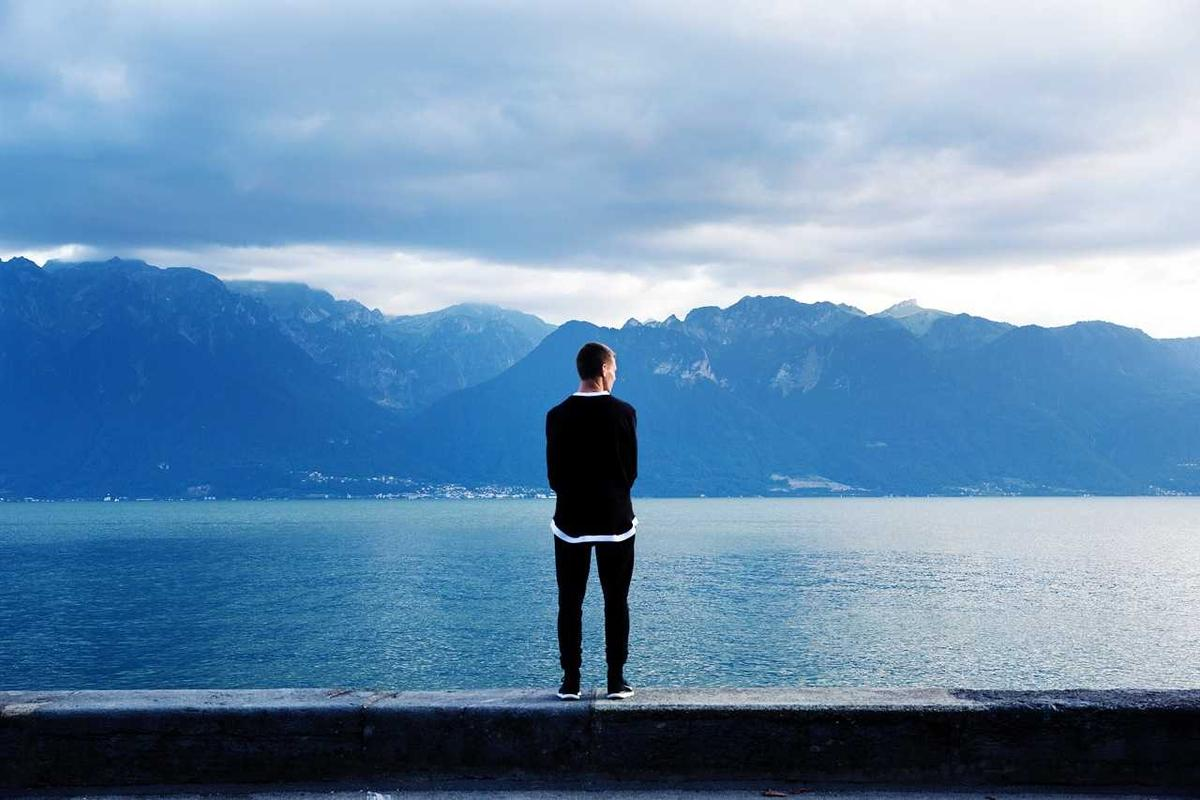
#> input picture app/src/main/assets/learn/p447.jpg, 1200 x 800 px
$ python gen_learn_layers.py ../app/src/main/assets/learn
#> lines starting #> are read from the running program, lines starting #| are printed output that depends on the picture; after the words box and inside, x2 and y2 are one past the last pixel; in counts of white or black regions, pixels touching at a corner belong together
"""
Splits two of the Learn photos into layers, so the playgrounds can blur parts of a real photo the way a lens would.

  p447 (a man on a lake wall): the man and the wall he stands on (sharp at every aperture) and a plate of the
  lake and mountains with him painted out (blurred more as the aperture opens).
  p88 (traffic from above): the cars cut out, and the road with the cars painted out. A long exposure draws the
  cars smeared along the road over the empty road, which is what a real one records.

Run once after changing the photos; the outputs are committed under app/src/main/assets/learn/.

  python3 -m venv /tmp/vfenv && /tmp/vfenv/bin/pip install numpy opencv-python-headless
  /tmp/vfenv/bin/python tools/gen_learn_layers.py app/src/main/assets/learn
"""
import sys
from pathlib import Path

import cv2
import numpy as np


def feather(mask: np.ndarray, px: int) -> np.ndarray:
    return cv2.GaussianBlur(mask.astype(np.float32), (0, 0), px) if px else mask.astype(np.float32)


def rgba(img: np.ndarray, alpha: np.ndarray) -> np.ndarray:
    out = cv2.cvtColor(img, cv2.COLOR_BGR2BGRA)
    out[..., 3] = np.clip(alpha * 255, 0, 255).astype(np.uint8)
    return out


def lake(root: Path) -> None:
    img = cv2.imread(str(root / "p447.jpg"))
#> img is the input picture: shape (800, 1200, 3); mean B, G, R 175.4, 142.9, 107.6
    h, w = img.shape[:2]
#> h = 800; w = 1200
    # GrabCut from a box around the man (read off a gridded copy of the photo).
    rect = (int(0.445 * w), int(0.415 * h), int(0.10 * w), int(0.465 * h))
#> rect = (534, 332, 120, 372)
    mask = np.zeros((h, w), np.uint8)
    bgd, fgd = np.zeros((1, 65), np.float64), np.zeros((1, 65), np.float64)
    cv2.grabCut(img, mask, rect, bgd, fgd, 8, cv2.GC_INIT_WITH_RECT)
    man = np.isin(mask, (cv2.GC_FGD, cv2.GC_PR_FGD)).astype(np.uint8)
    # GrabCut loses his legs against the dark water; his clothes are near-black, so add the dark pixels in the box.
    x, y, bw, bh = rect
#> x = 534; y = 332; bw = 120; bh = 372
    box = np.zeros((h, w), np.uint8)
    box[y:y + bh, x:x + bw] = 1
    luma = cv2.cvtColor(img, cv2.COLOR_BGR2GRAY)
    man = ((man > 0) | ((luma < 55) & (box > 0))).astype(np.uint8)
#> man: shape (800, 1200); values 0 (black) and 1 (white), 2.7% white; 9 white regions (6 under 20 px), largest, box (x1, y1, x2, y2) and area: (546, 343, 637, 538) 13303, (534, 534, 654, 704) 12750, (537, 494, 547, 498) 22
    # Join the torso to the legs across the white hem, then drop stray specks of dark water.
    man = cv2.morphologyEx(man, cv2.MORPH_CLOSE, np.ones((15, 7), np.uint8))
#> man: shape (800, 1200); values 0 (black) and 1 (white), 2.8% white; 2 white regions (1 under 20 px), largest, box (x1, y1, x2, y2) and area: (534, 343, 654, 704) 27167
    n, labels, stats, _ = cv2.connectedComponentsWithStats(man)
#> labels: shape (800, 1200) int32; 3 distinct labels, from 0 to 2
#> n = 3; stats = [[0, 0, 1200, 800, 932830], [534, 343, 120, 361, 27167], [650, 574, 3, 1, 3]]
    man = np.isin(labels, [i for i in range(1, n) if stats[i, cv2.CC_STAT_AREA] > 400]).astype(np.uint8)
#> man: shape (800, 1200); values 0 (black) and 1 (white), 2.8% white; 1 white region, box (x1, y1, x2, y2) and area: (534, 343, 654, 704) 27167
    # The wall runs across the frame at his distance, so it stays sharp with him.
    wall_top = int(0.862 * h)
#> wall_top = 689
    wall = np.zeros((h, w), np.float32)
    wall[wall_top:, :] = 1
    subject = np.maximum(feather(man, 1.2), feather(wall, 2))
#> wall: shape (800, 1200) float32; values 0 (black) and 1 (white), 13.9% white; 1 white region, box (x1, y1, x2, y2) and area: (0, 689, 1200, 800) 133200
    cv2.imwrite(str(root / "p447_subject.png"), rgba(img, subject), [cv2.IMWRITE_PNG_COMPRESSION, 9])
    hole = cv2.dilate(man, np.ones((15, 15), np.uint8))
#> hole: shape (800, 1200); values 0 (black) and 1 (white), 3.6% white; 1 white region, box (x1, y1, x2, y2) and area: (527, 336, 661, 711) 34885
    plate = cv2.inpaint(img, hole, 9, cv2.INPAINT_TELEA)
    cv2.imwrite(str(root / "p447_plate.jpg"), plate, [cv2.IMWRITE_JPEG_QUALITY, 88])
    cv2.imwrite("/tmp/p447_mask.png", (subject * 255).astype(np.uint8))


# Every car (and motorbike) with its shadow, in pixels of the 1200×800 photo, read off a gridded copy.
CARS = [
    (340, 5, 365, 58), (365, 0, 415, 62), (432, 25, 477, 95), (437, 0, 480, 20), (358, 85, 408, 148),
    (418, 135, 468, 205), (333, 210, 388, 280), (318, 272, 370, 365), (406, 288, 456, 362), (676, 90, 724, 147),
    (740, 60, 805, 145), (598, 126, 712, 268), (694, 290, 752, 362), (803, 2, 826, 32), (745, 382, 812, 462),
    (386, 408, 440, 520), (272, 466, 348, 572), (375, 518, 442, 627), (703, 486, 772, 587), (648, 628, 728, 737),
    (898, 632, 1002, 742), (198, 668, 298, 800), (326, 652, 412, 782),
]


def traffic(root: Path) -> None:
    img = cv2.imread(str(root / "p88.jpg"))
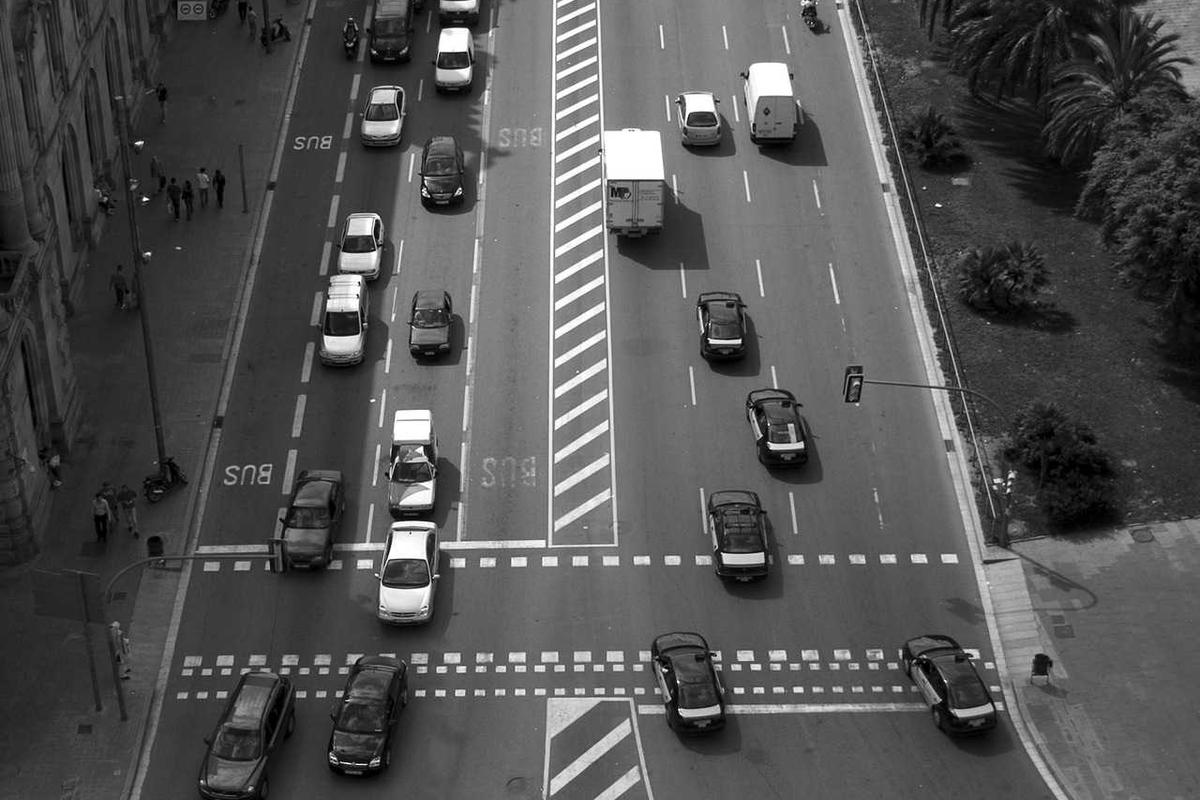
#> input picture app/src/main/assets/learn/p88.jpg, 1200 x 800 px
#> img is the input picture: shape (800, 1200, 3); min 0, max 255, mean 82.5
    h, w = img.shape[:2]
#> h = 800; w = 1200
    # Seen from above a car is a rounded box; the asphalt caught in its corners smears into asphalt, unseen.
    # The sun is high on the upper left, so each box reaches a little right and down to take the shadow too.
    keep = np.zeros((h, w), np.uint8)
    for x0, y0, x1, y1 in CARS:
        x1, y1, r = min(x1 + 16, w - 1), min(y1 + 28, h - 1), 8
        cv2.rectangle(keep, (x0 + r, y0), (x1 - r, y1), 1, -1)
        cv2.rectangle(keep, (x0, y0 + r), (x1, y1 - r), 1, -1)
        for cx, cy in ((x0 + r, y0 + r), (x1 - r, y0 + r), (x0 + r, y1 - r), (x1 - r, y1 - r)):
            cv2.circle(keep, (cx, cy), r, 1, -1)
#> keep: shape (800, 1200); values 0 (black) and 1 (white), 21.2% white; 9 white regions, largest, box (x1, y1, x2, y2) and area: (598, 2, 843, 616) 63740, (326, 408, 459, 800) 34246, (340, 0, 497, 234) 27640
    keep = cv2.dilate(keep, np.ones((3, 3), np.uint8))
    cv2.imwrite(str(root / "p88_cars.png"), rgba(img, feather(keep, 1.5)), [cv2.IMWRITE_PNG_COMPRESSION, 9])
#> keep: shape (800, 1200); values 0 (black) and 1 (white), 21.9% white; 8 white regions, largest, box (x1, y1, x2, y2) and area: (597, 1, 844, 617) 65787, (325, 407, 460, 800) 35217, (339, 0, 498, 235) 28598
    # The empty road: each car's box is filled with the stretch of road just above or below it in the same
    # lane (lanes run straight down the frame), Poisson-blended so its tone meets the asphalt around it.
    # In the busy lanes there is no clean road next to a car, so the boxes are filled in passes, each pass
    # free to copy from road a previous pass has already cleared.
    plate = img.copy()
    boxes = [(max(x0 - 6, 0), max(y0 - 6, 0), min(x1 + 22, w - 1), min(y1 + 34, h - 1)) for x0, y0, x1, y1 in CARS]
    dirty = set(range(len(boxes)))

    def blocked(y0: int, y1: int, x0: int, x1: int) -> bool:
        return any(b[0] < x1 and x0 < b[2] and b[1] < y1 and y0 < b[3] for b in (boxes[i] for i in dirty))

    while dirty:
        progress = False
        for i in sorted(dirty):
            x0, y0, x1, y1 = boxes[i]
            bh = y1 - y0
            shifts = [s * (bh + g) for g in (4, 30, 60, 100, 150, 220, 300) for s in (-1, 1)]
            source = next((d for d in shifts if 0 <= y0 + d and y1 + d < h and not blocked(y0 + d, y1 + d, x0, x1)), None)
            if source is None:
                continue
            patch = np.zeros_like(img)
            patch[y0:y1, x0:x1] = plate[y0 + source:y1 + source, x0:x1]
            hole = np.zeros((h, w), np.uint8)
            hole[y0:y1, x0:x1] = 255
            plate = cv2.seamlessClone(patch, plate, hole, ((x0 + x1) // 2, (y0 + y1) // 2), cv2.NORMAL_CLONE)
            dirty.discard(i)
            progress = True
        if not progress:
            break
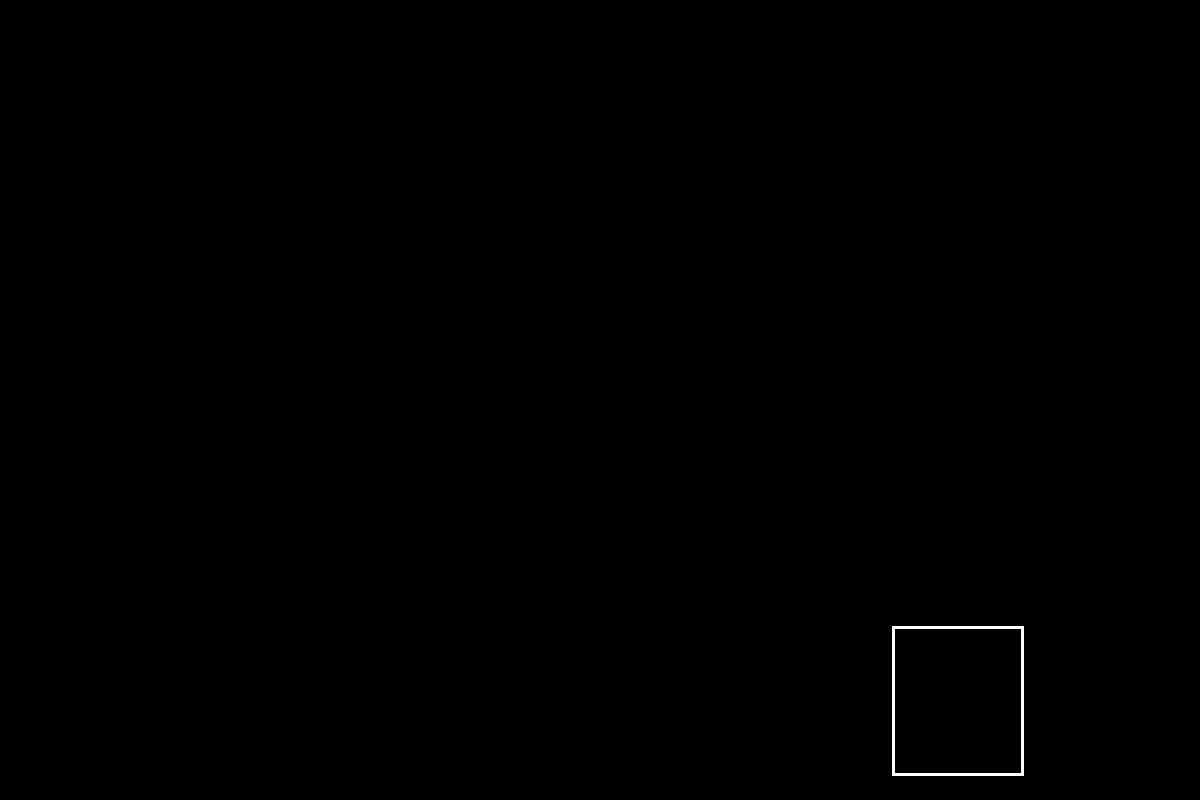
#> hole: shape (800, 1200); 0.17% white; 1 white region, box (x1, y1, x2, y2) and area: (892, 626, 1024, 776) 1656
    # Bumper-to-bumper lanes have no clean road at all: those boxes take, pixel by pixel, the median of the
    # visible road above and below in the same column, blended in the same way.
    hidden = np.zeros((h, w), bool)
    for i in dirty:
        x0, y0, x1, y1 = boxes[i]
        hidden[y0:y1, x0:x1] = True
#> this loop made 21 passes
#> (x0, y0, x1, y1) on passes 1 to 12: (334, 0, 387, 92), (359, 0, 437, 96), (426, 19, 499, 129), (431, 0, 502, 54), (352, 79, 430, 182), (412, 129, 490, 239), (327, 204, 410, 314), (312, 266, 392, 399), (400, 282, 478, 396), (670, 84, 746, 181), (734, 54, 827, 179), (592, 120, 734, 302)
#> (i, x0, y0, x1, y1) on passes 20 to 21: (21, 192, 662, 320, 799), (22, 320, 646, 434, 799)
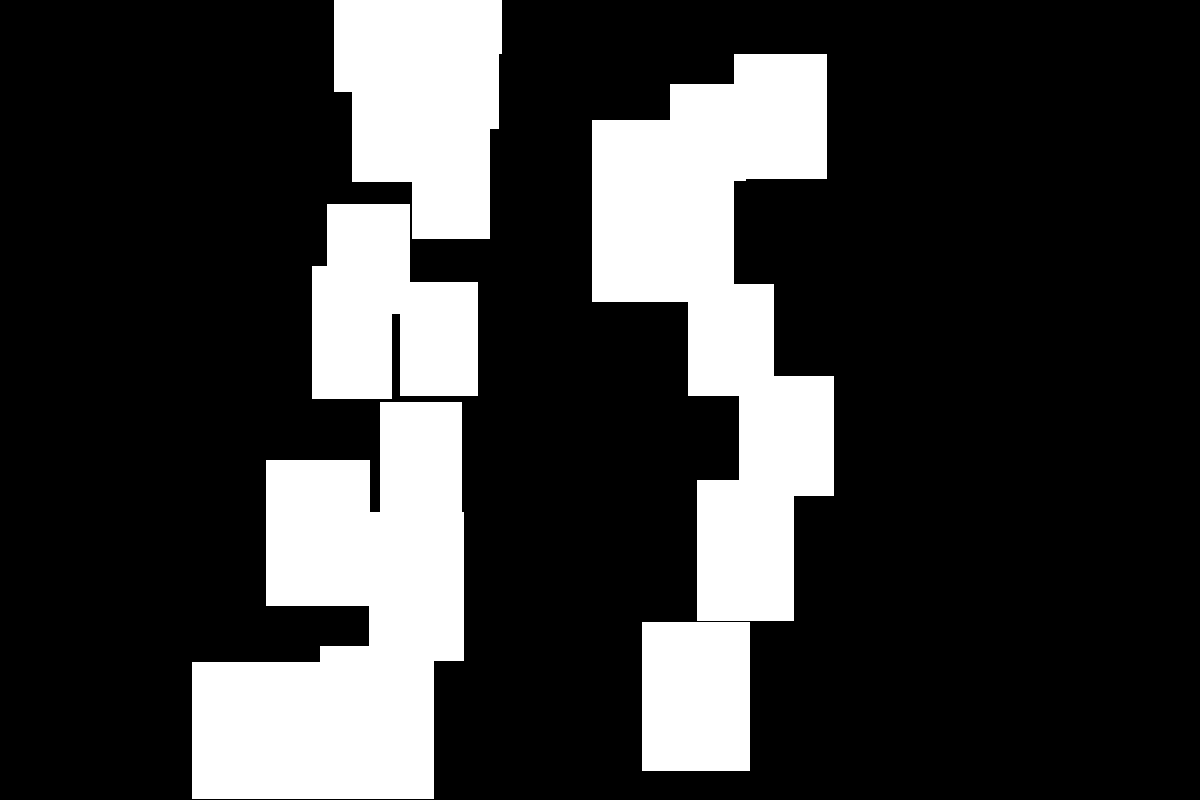
#> hidden: shape (800, 1200) bool; 22.7% white; 5 white regions, box (x1, y1, x2, y2) and area: (192, 402, 464, 799) 72268, (592, 54, 834, 621) 72098, (334, 0, 502, 239) 32541, (312, 204, 478, 399) 25222, (642, 622, 750, 771) 16092
    for i in sorted(dirty):
        x0, y0, x1, y1 = boxes[i]
        patch = np.zeros_like(img)
        for x in range(x0, x1):
            lo, hi = max(0, y0 - 160), min(h, y1 + 160)
            seen = ~hidden[lo:hi, x]
            if seen.any():
                patch[y0:y1, x] = np.median(plate[lo:hi, x][seen], axis=0)
        # A little of the asphalt's grain back, so the fill isn't flat plastic.
        grain = np.random.default_rng(i).normal(0, 3.5, patch[y0:y1, x0:x1].shape)
        patch[y0:y1, x0:x1] = np.clip(patch[y0:y1, x0:x1] + grain, 0, 255)
        hole = np.zeros((h, w), np.uint8)
        hole[y0:y1, x0:x1] = 255
        plate = cv2.seamlessClone(patch, plate, hole, ((x0 + x1) // 2, (y0 + y1) // 2), cv2.NORMAL_CLONE)
#> hole: shape (800, 1200); 0.16% white; 1 white region, box (x1, y1, x2, y2) and area: (320, 646, 434, 799) 1566
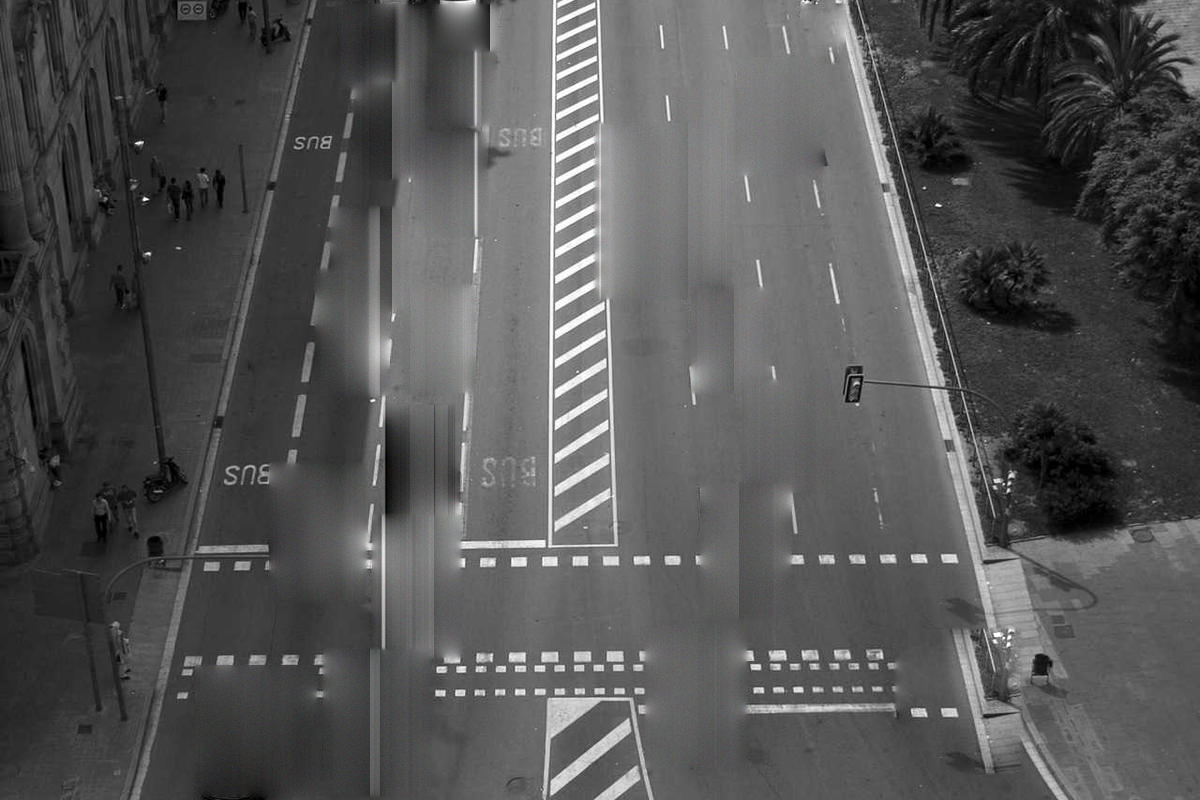
#> plate: shape (800, 1200, 3); mean B, G, R 84.9, 84.9, 84.9
    cv2.imwrite(str(root / "p88_plate.jpg"), plate, [cv2.IMWRITE_JPEG_QUALITY, 88])
    cv2.imwrite("/tmp/p88_mask.png", keep * 255)


if __name__ == "__main__":
    root = Path(sys.argv[1])
    lake(root)
    traffic(root)
